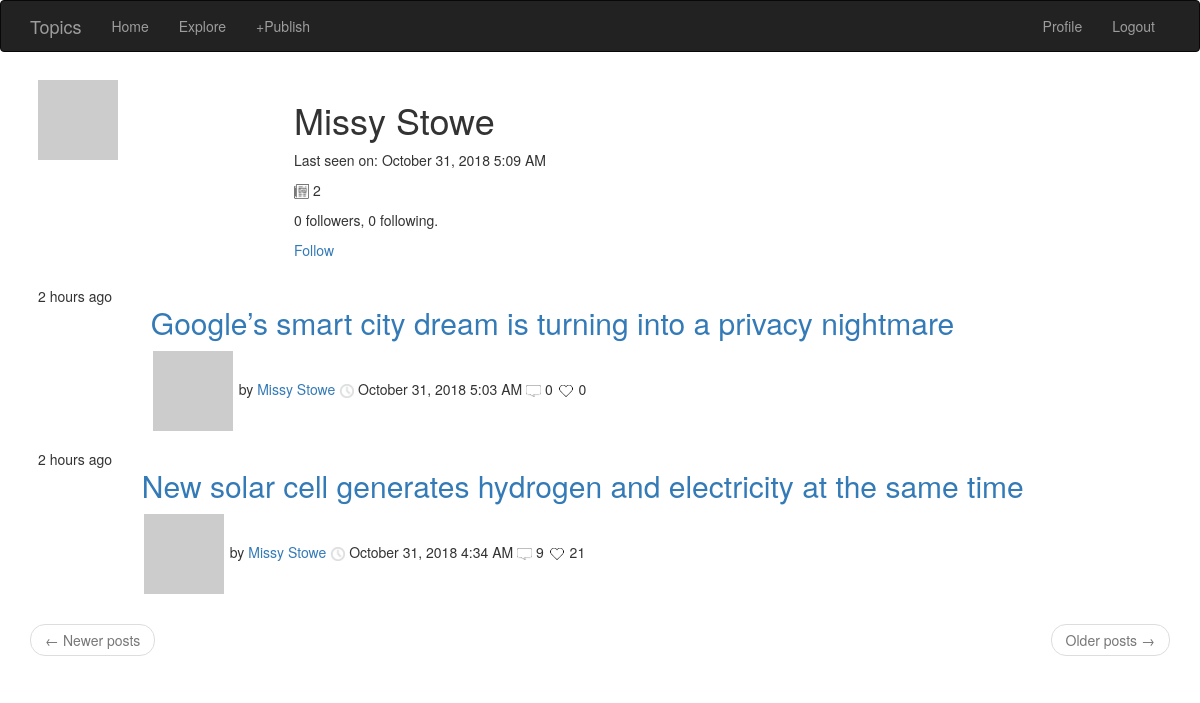
/user/Missy Stowe (signed in), run on an earlier commit of the app's database.
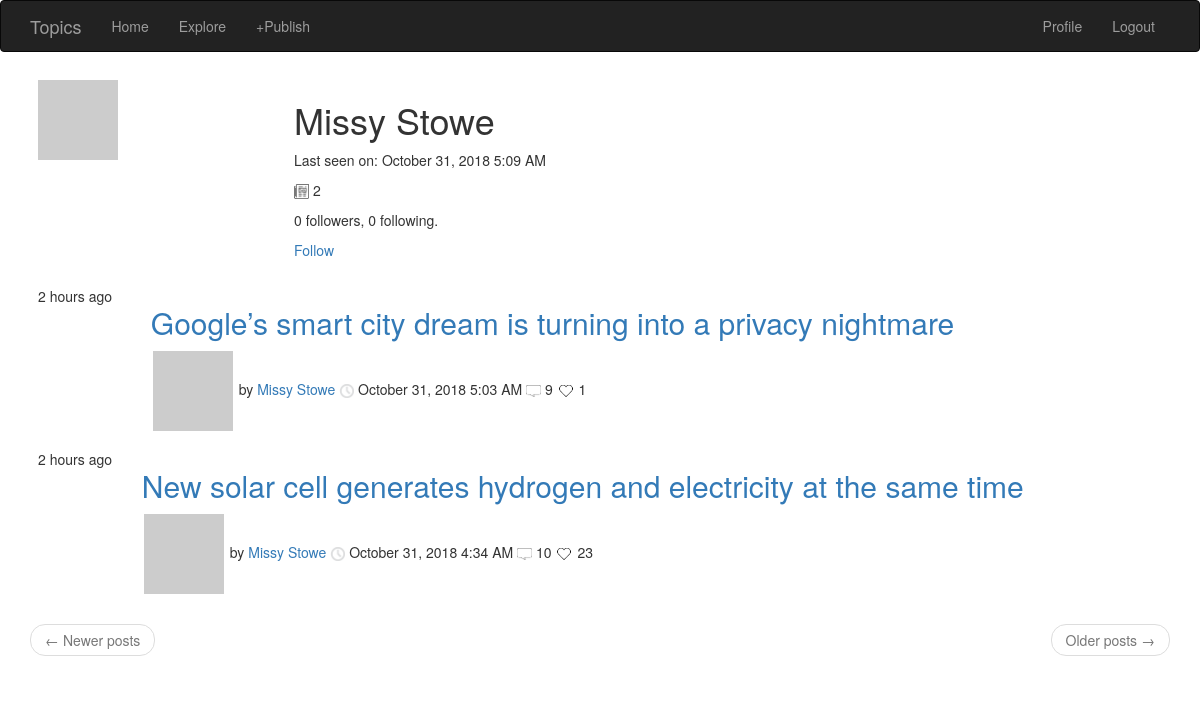
And on a later commit of the database.
### app/models.py (models this page shows, shortened)
class Post(db.Model):
    id = db.Column(db.Integer, primary_key=True)
    title = db.Column(db.String(500))
    body = db.Column(db.String(50000))
    timestamp = db.Column(db.DateTime, index=True, default=datetime.utcnow)
    user_id = db.Column(db.Integer, db.ForeignKey('user.id'))
    comments = db.relationship('Comment', backref='post', lazy='dynamic')
    replies = db.relationship('Reply', backref='post', lazy='dynamic')
    number_of_comments = db.Column(db.Integer)
    likes = db.Column(db.Integer)
    tags = db.Column(db.String(500))

class User(UserMixin, db.Model):
    id = db.Column(db.Integer, primary_key=True)
    username = db.Column(db.String(64), index=True, unique=True)
    email = db.Column(db.String(120), index=True, unique=True)
    password_hash = db.Column(db.String(128))
    posts = db.relationship('Post', backref='author', lazy='dynamic')
    comments = db.relationship('Comment', backref='author', lazy='dynamic')
    replies = db.relationship('Reply', backref='author', lazy='dynamic')
    about_me = db.Column(db.String(140))
    last_seen = db.Column(db.DateTime, default=datetime.utcnow)
    number_of_posts = db.Column(db.Integer)
    followed = db.relationship(
        'User',
        secondary=followers,
        primaryjoin=(followers.c.follower_id == id),
        secondaryjoin=(followers.c.followed_id == id),
        backref=db.backref('followers', lazy='dynamic'),
        lazy='dynamic')
    def avatar(self, size):
        digest = md5(self.email.lower().encode('utf-8')).hexdigest()
        return 'https://www.gravatar.com/avatar/{}?d=identicon&s={}'.format(
            digest, size)
    def is_following(self, user):
        return self.followed.filter(
            followers.c.followed_id == user.id).count() > 0
    def user_posts(self):
        posts = Post.query.filter_by(user_id=self.id)
        return posts

### app/routes.py (the view)
@app.route('/user/<username>')
@login_required
def user(username):
    page = request.args.get('page', 1, type=int)
    user = User.query.filter_by(username=username).first_or_404()
    posts = user.user_posts().order_by(Post.timestamp.desc()).paginate(
        page, app.config['POSTS_PER_PAGE'], False)
    next_url = url_for('explore', page=posts.next_num) \
        if posts.has_next else None
    prev_url = url_for('explore', page=posts.prev_num) \
        if posts.has_prev else None
    return render_template(
        'user.html',
        user=user,
        posts=posts.items,
        next_url=next_url,
        prev_url=prev_url)

### app/models.py (called while the page is built)
@login.user_loader
def load_user(id):
    return User.query.get(int(id))

### app/routes.py (called while the page is built)
@app.before_request
def before_request():
    if current_user.is_authenticated:
        current_user.last_seen = datetime.utcnow()
        db.session.commit()

### app/templates/user.html (shortened to what this page needs)
 {% extends "base.html" %} {% block app_content %}
<table class="table table-hover body">
    <tr>
        <td width="256px">
            <img src="{{ user.avatar(256) }}">
        </td>
        <td>
            <h1>{{ user.username }}</h1>
             {% if user.last_seen %}
            <p>Last seen on: {{ moment(user.last_seen).format('LLL') }}{% endif %}
                <p>
                    <img width="15px" src="/static/images/post.png"> {{user.number_of_posts}}</p>
                <p>{{ user.followers.count() }} followers, {{ user.followed.count() }} following.</p>
                {% if user == current_user %}
                <p>
                    <a href="{{ url_for('edit_profile') }}">Edit your profile</a>
                </p>
                {% elif not current_user.is_following(user) %}
                <p>
                    <a href="{{ url_for('follow', username=user.username) }}">Follow</a>
                </p>
                {% else %}
                <p>
                    <a href="{{ url_for('unfollow', username=user.username) }}">Unfollow</a>
                </p>
                {% endif %}
        </td>
    </tr>
</table>
{% for post in posts %} {% include '_post.html' %} {% endfor %}
<nav aria-label="...">
    <ul class="pager">
        <li class="previous{% if not prev_url %} disabled{% endif %}">
            <a href="{{ prev_url or '#' }}">
                <span aria-hidden="true">&larr;</span> Newer posts
            </a>
        </li>
        <li class="next{% if not next_url %} disabled{% endif %}">
            <a href="{{ next_url or '#' }}">
                Older posts
                <span aria-hidden="true">&rarr;</span>
            </a>
        </li>
    </ul>
</nav>
{% endblock %}

### app/templates/_post.html
<table class="table table-hove">
    <tr>
        <td id="time" valign="bottom !important">
            {{moment(post.timestamp).fromNow()}}
        </td>
        <td>
            <h2>
                <a style="font: #000000 !important" href="{{ url_for('post', id=post.id) }}">
                    {{post.title}}</a>
            </h2>
            <a href="{{ url_for('user', username=post.author.username) }}">
                <img style="margin:2px !important;" src="{{ post.author.avatar(30) }}" />
            </a>
            by
            <a href="{{ url_for('user', username=post.author.username) }}">
                {{ post.author.username }}</a>
            <img width="15px" src="/static/images/clock.png"> {{moment(post.timestamp).format('LLL') }}
            <img width="15px" src="/static/images/comment.png"> {{post.number_of_comments}}
            <img width="18px" src="/static/images/heart3.png"> {{post.likes}}
        </td>
    </tr>
</table>

What changed in the data, as far as the page shows it:
changed Post "Google’s smart city dream is turning into a privacy nightmare": number_of_comments "0" → "9"; likes "0" → "1"
changed Post "New solar cell generates hydrogen and electricity at the same time": number_of_comments "9" → "10"; likes "21" → "23"
